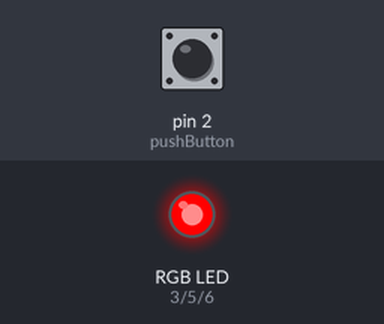
Bench run of a sketch on a simulated Arduino Uno, built with avr-gcc and run on an emulated ATmega328P. On the bench: an RGB LED mixed from three pins (HIGH = lit). The test bench sets the inputs (shaded band); at power-on: pin 2 (pushButton) HIGH. What the sketch prints to the serial monitor is not drawn.

Above: at 1.2 s.
1.3 s: pin 2 (pushButton) pulled LOW for 1 s
At 3.4 s:
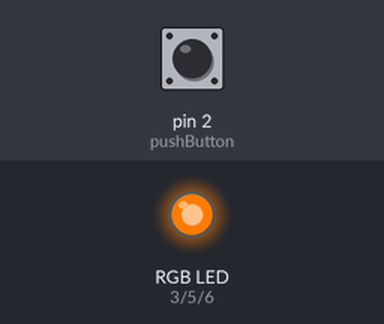
3.8 s: pin 2 (pushButton) pulled LOW for 0.15 s
At 4.3 s:
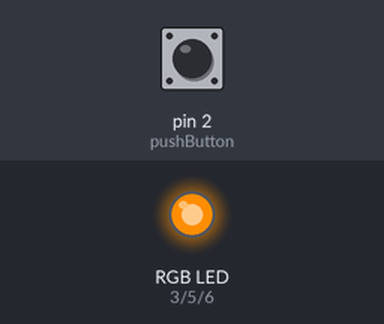
5.4 s: pin 2 (pushButton) pulled LOW for 3.2 s
At 9.5 s:
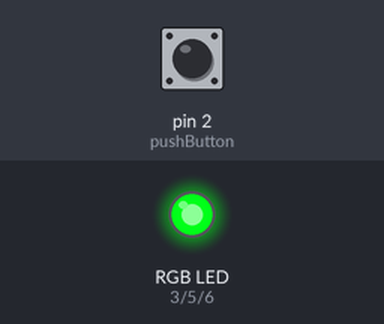
10.1 s: pin 2 (pushButton) pulled LOW for 1 s
At 11.5 s:
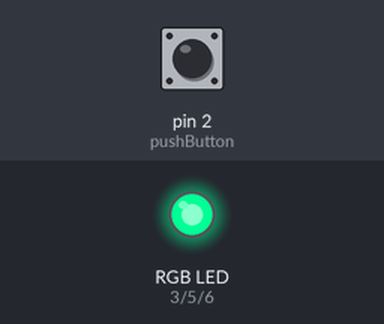
12.6 s: pin 2 (pushButton) pulled LOW for 3.2 s
At 16.2 s:
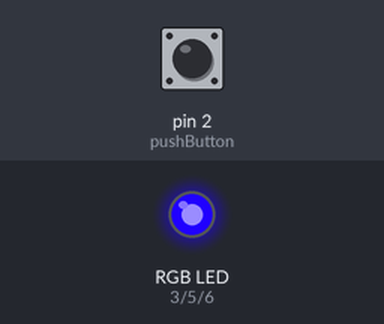
17.3 s: pin 2 (pushButton) pulled LOW for 1 s
At 19.4 s:
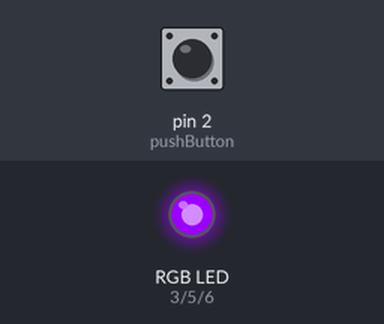
Timing chart, 0 to 20.8 s (numbered marks = the images above; inputs shaded):
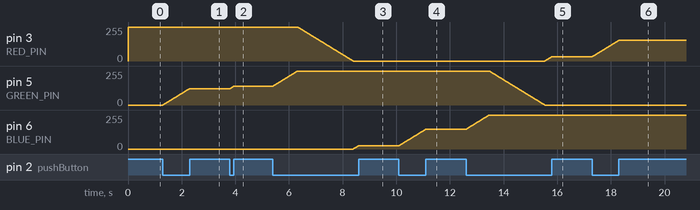

Measured:
- after the input at 1.3 s, pin 5 (GREEN_PIN): moves from 0/255 to 123/255 over 0.99 s, starting at once
- after the input at 3.8 s, pin 5 (GREEN_PIN): moves from 123/255 to 141/255 over 0.14 s, starting at once
- after the input at 5.4 s, pin 3 (RED_PIN): moves from 255/255 to 0/255 over 2.1 s, starting after 0.93 s; pin 5 (GREEN_PIN): moves from 141/255 to 255/255 over 0.92 s, starting at once; pin 6 (BLUE_PIN): moves from 0/255 to 25/255 over 0.19 s, starting after 3.0 s
- after the input at 10.1 s, pin 6 (BLUE_PIN): moves from 25/255 to 148/255 over 0.99 s, starting at once
- after the input at 12.6 s, pin 3 (RED_PIN): moves from 0/255 to 32/255 over 0.25 s, starting after 2.9 s; pin 5 (GREEN_PIN): moves from 255/255 to 0/255 over 2.1 s, starting after 0.87 s; pin 6 (BLUE_PIN): moves from 148/255 to 255/255 over 0.86 s, starting at once
- after the input at 17.3 s, pin 3 (RED_PIN): moves from 32/255 to 155/255 over 0.99 s, starting at once

The sketch:

sketch_glow-stick.ino
```cpp
// ==== 腳位定義 ====
const int pushButton = 2; // 按鍵接腳
const int RED_PIN = 3;    // RGB 燈接腳
const int GREEN_PIN = 5;
const int BLUE_PIN = 6;

const int FADE_SPEED = 8; // 變色速度（毫秒）

// ==== 彩虹顏色狀態變數 ====
int r = 255, g = 0, b = 0; // 初始顏色：純紅
int stage = 1;             // 初始階段：1

void setup() {
  Serial.begin(9600);
  pinMode(pushButton, INPUT);
  pinMode(RED_PIN, OUTPUT);
  pinMode(GREEN_PIN, OUTPUT);
  pinMode(BLUE_PIN, OUTPUT);

  // 點亮初始顏色（純紅）
  analogWrite(RED_PIN, r);
  analogWrite(GREEN_PIN, g);
  analogWrite(BLUE_PIN, b);
}

void loop() {
  // 1. 讀取按鍵狀態並輸出
  int buttonState = digitalRead(pushButton);
  Serial.println(buttonState);

  // 2. 判斷按鍵：只有在按下時（假設高電位 HIGH 代表按下，若您的按鍵是下拉電阻請用 HIGH）
  // 如果您的按鍵是「沒壓下時是 HIGH，壓下時是 LOW」，請把下面改成 (buttonState == LOW)
  if (buttonState == LOW) {

    // 計算彩虹漸變的下一個顏色數據（一次只走一步）
    switch (stage) {
      case 1: // 純紅 -> 逐漸加入綠色 -> 黃色
        g++;
        if (g >= 255) stage = 2;
        break;
      case 2: // 黃色 -> 逐漸減少紅色 -> 純綠色
        r--;
        if (r <= 0) stage = 3;
        break;
      case 3: // 純綠色 -> 逐漸加入藍色 -> 青色
        b++;
        if (b >= 255) stage = 4;
        break;
      case 4: // 青色 -> 逐漸減少綠色 -> 純藍色
        g--;
        if (g <= 0) stage = 5;
        break;
      case 5: // 純藍色 -> 逐漸加入紅色 -> 紫色
        r++;
        if (r >= 255) stage = 6;
        break;
      case 6: // 紫色 -> 逐漸減少藍色 -> 變回純紅色
        b--;
        if (b <= 0) stage = 1;
        break;
    }

    // 更新 LED 的顏色
    analogWrite(RED_PIN, r);
    analogWrite(GREEN_PIN, g);
    analogWrite(BLUE_PIN, b);
  }
  // 如果按鍵放開 (buttonState == LOW)，就不會進入 if，顏色會直接停在當前數值

  // 控制變色速度與按鍵穩定度
  delay(FADE_SPEED);
}
```
